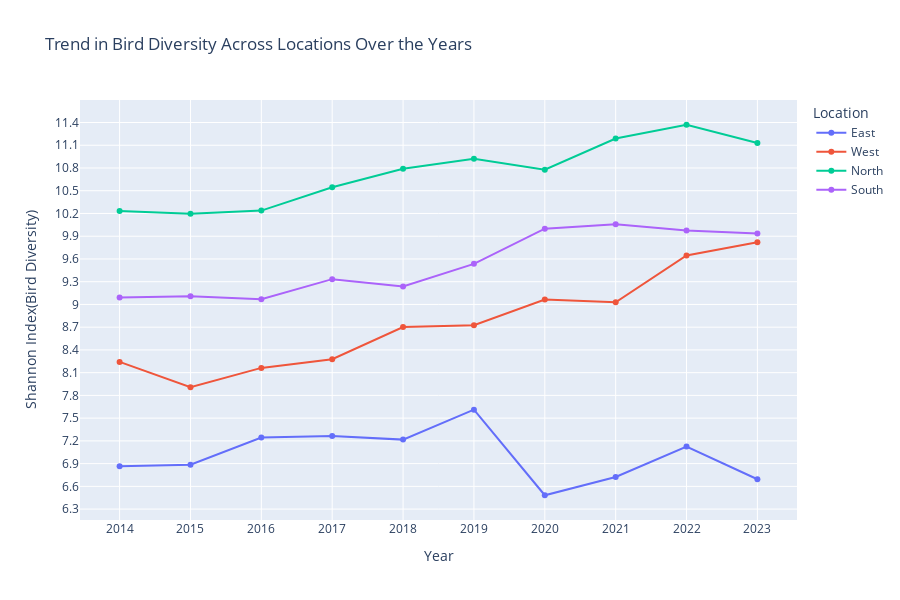

The notebook cell saved with this chart:
### Code cell
fig = px.line(viz_df.sort_values(by="OBSERVATION YEAR"), x='OBSERVATION YEAR', y='shannon_index', color='Location',
             title='Trend in Bird Diversity Across Locations Over the Years',
             labels={'OBSERVATION YEAR': 'Year', 'shannon_index': 'Shannon Index(Bird Diversity)'},markers=True, height = 600)
fig.update_layout(xaxis=dict(tickmode='linear', dtick=1))
fig.update_layout(yaxis=dict(tickmode='linear', dtick=0.3))
fig.show()

### Figure 1 — Plotly figure (JSON) as saved in the notebook; plotly's stock layout.template omitted (floating-point values rounded to 4 significant figures)
{"data": [{"hovertemplate": "Location=East<br>Year=%{x}<br>Shannon Index(Bird Diversity)=%{y}<extra></extra>", "legendgroup": "East", "line": {"color": "#636efa", "dash": "solid"}, "marker": {"symbol": "circle"}, "mode": "markers+lines", "name": "East", "orientation": "v", "showlegend": true, "type": "scatter", "x": [2014, 2015, 2016, 2017, 2018, 2019, 2020, 2021, 2022, 2023], "xaxis": "x", "y": [6.866, 6.885, 7.244, 7.264, 7.217, 7.611, 6.483, 6.724, 7.125, 6.694], "yaxis": "y"}, {"hovertemplate": "Location=West<br>Year=%{x}<br>Shannon Index(Bird Diversity)=%{y}<extra></extra>", "legendgroup": "West", "line": {"color": "#EF553B", "dash": "solid"}, "marker": {"symbol": "circle"}, "mode": "markers+lines", "name": "West", "orientation": "v", "showlegend": true, "type": "scatter", "x": [2014, 2015, 2016, 2017, 2018, 2019, 2020, 2021, 2022, 2023], "xaxis": "x", "y": [8.242, 7.909, 8.163, 8.277, 8.702, 8.726, 9.066, 9.029, 9.645, 9.821], "yaxis": "y"}, {"hovertemplate": "Location=North<br>Year=%{x}<br>Shannon Index(Bird Diversity)=%{y}<extra></extra>", "legendgroup": "North", "line": {"color": "#00cc96", "dash": "solid"}, "marker": {"symbol": "circle"}, "mode": "markers+lines", "name": "North", "orientation": "v", "showlegend": true, "type": "scatter", "x": [2014, 2015, 2016, 2017, 2018, 2019, 2020, 2021, 2022, 2023], "xaxis": "x", "y": [10.23, 10.2, 10.24, 10.55, 10.79, 10.92, 10.78, 11.19, 11.37, 11.13], "yaxis": "y"}, {"hovertemplate": "Location=South<br>Year=%{x}<br>Shannon Index(Bird Diversity)=%{y}<extra></extra>", "legendgroup": "South", "line": {"color": "#ab63fa", "dash": "solid"}, "marker": {"symbol": "circle"}, "mode": "markers+lines", "name": "South", "orientation": "v", "showlegend": true, "type": "scatter", "x": [2014, 2015, 2016, 2017, 2018, 2019, 2020, 2021, 2022, 2023], "xaxis": "x", "y": [9.093, 9.106, 9.068, 9.334, 9.237, 9.535, 10.0, 10.06, 9.976, 9.937], "yaxis": "y"}], "layout": {"height": 600, "legend": {"title": {"text": "Location"}, "tracegroupgap": 0}, "title": {"text": "Trend in Bird Diversity Across Locations Over the Years"}, "xaxis": {"anchor": "y", "domain": [0, 1], "dtick": 1, "tickmode": "linear", "title": {"text": "Year"}}, "yaxis": {"anchor": "x", "domain": [0, 1], "dtick": 0.3, "tickmode": "linear", "title": {"text": "Shannon Index(Bird Diversity)"}}}}
